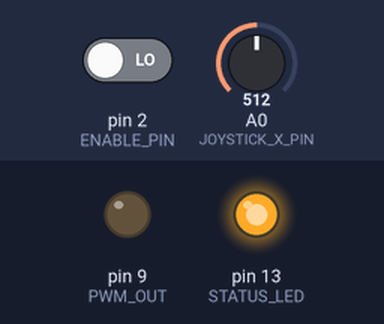
Simulated run of this sketch. Board: Arduino Uno, built with avr-gcc and run on an emulated ATmega328P. Parts: output pins drawn as LEDs (lit = HIGH). The test bench sets the inputs (shaded band); at power-on: pin 2 (ENABLE_PIN) LOW, A0 (JOYSTICK_X_PIN) = 512.

Above: at 1.2 s.
1.3 s: pin 2 (ENABLE_PIN) driven HIGH
At 2.5 s:
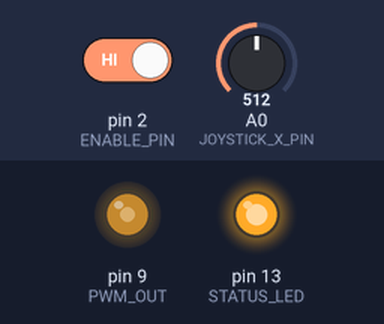
2.8 s: A0 (JOYSTICK_X_PIN) set to 716
At 3.6 s:
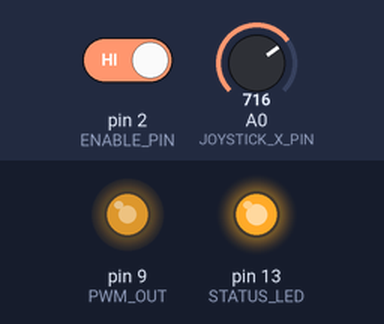
4.3 s: A0 (JOYSTICK_X_PIN) set to 900
At 5.5 s:
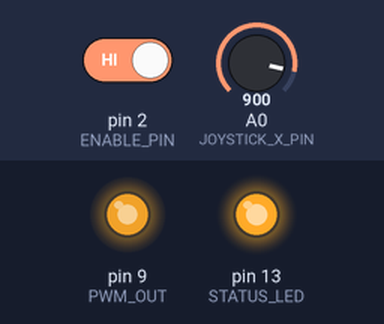
5.8 s: A0 (JOYSTICK_X_PIN) set to 122
At 6.6 s:
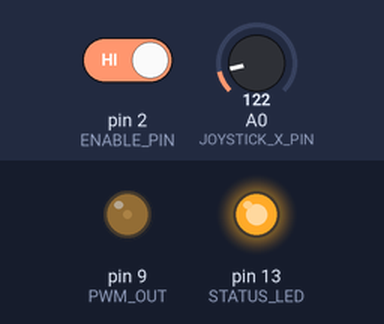
7.3 s: A0 (JOYSTICK_X_PIN) set to 511
At 8.2 s:
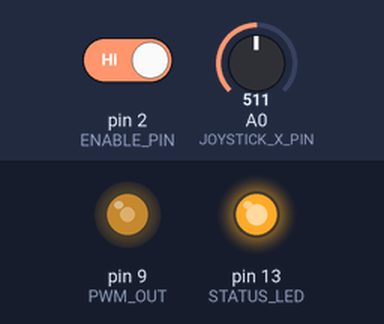
Timing chart, 0 to 9.8 s (numbered marks = the images above; inputs shaded):
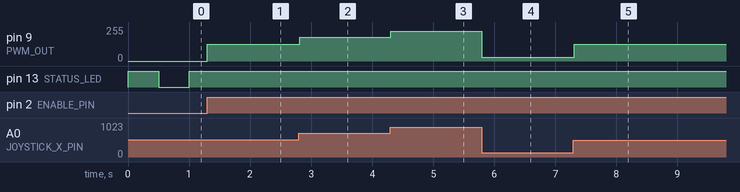

The sketch:

plant.ino
```cpp
/*
 * Project 2: "Arduino plant" for Nominal Connect + LabJack T4
 *
 * Pin roles:
 *   D2  (ENABLE)  — input from LabJack FIO4 (HIGH = system on; T4 screw terminal)
 *   D13 (LED)     — built-in LED: solid ON when running, slow blink when off
 *   D9  (PWM)     — process output (optional LED on breadboard for visual feedback)
 *   A0            — joystick VRx (X axis, 0–5 V)
 *
 * Install: Arduino IDE → File → Open → this file → Upload
 * Board:   Arduino UNO
 * Port:    your USB serial port (e.g. /dev/cu.usbmodem… on Mac)
 */

const int ENABLE_PIN = 2;
const int STATUS_LED = 13;
const int PWM_OUT = 9;
const int JOYSTICK_X_PIN = A0;

void setup() {
  pinMode(ENABLE_PIN, INPUT);
  pinMode(STATUS_LED, OUTPUT);
  pinMode(PWM_OUT, OUTPUT);
  digitalWrite(STATUS_LED, LOW);
  analogWrite(PWM_OUT, 0);
}

void loop() {
  bool enabled = digitalRead(ENABLE_PIN) == HIGH;

  if (enabled) {
    int stickX = analogRead(JOYSTICK_X_PIN);
    int pwm = map(stickX, 0, 1023, 0, 255);
    analogWrite(PWM_OUT, pwm);
    digitalWrite(STATUS_LED, HIGH);
    delay(20);
  } else {
    analogWrite(PWM_OUT, 0);
    // Slow blink = "plant is idle, waiting for enable"
    bool blink = ((millis() / 500) % 2) == 0;
    digitalWrite(STATUS_LED, blink ? HIGH : LOW);
  }
}
```

Measured:
- after the input at 1.3 s, pin 9 (PWM_OUT): 0/255 → 127/255 at once; pin 13 (STATUS_LED): stays HIGH (without the input it goes to LOW after 0.20 s)
- after the input at 2.8 s, pin 9 (PWM_OUT): 127/255 → 178/255 at once
- after the input at 4.3 s, pin 9 (PWM_OUT): 178/255 → 224/255 at once
- after the input at 5.8 s, pin 9 (PWM_OUT): 224/255 → 30/255 at once
- after the input at 7.3 s, pin 9 (PWM_OUT): 30/255 → 127/255 at once
